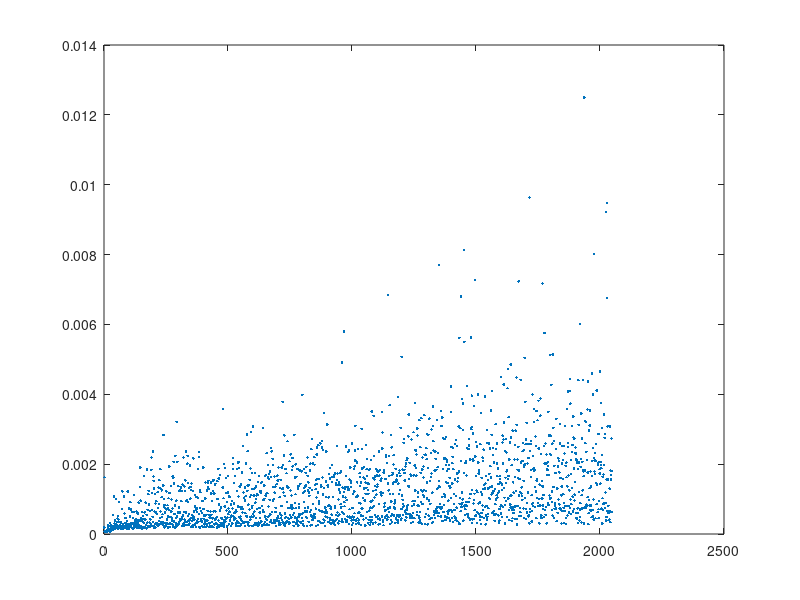

Source code (MATLAB):
% Computational Complexity of FFT using MATLAB

%

Nmax = 2048;

fft_time=zeros(1,Nmax);

for n=1:1:Nmax

   disp(n);

   x=ones(1,n);

   t=clock;fft(x);fft_time(n)=etime(clock,t);

end

n=[1:1:Nmax];

plot(n,fft_time,'.');

save fft_time.mat fft_time n;

